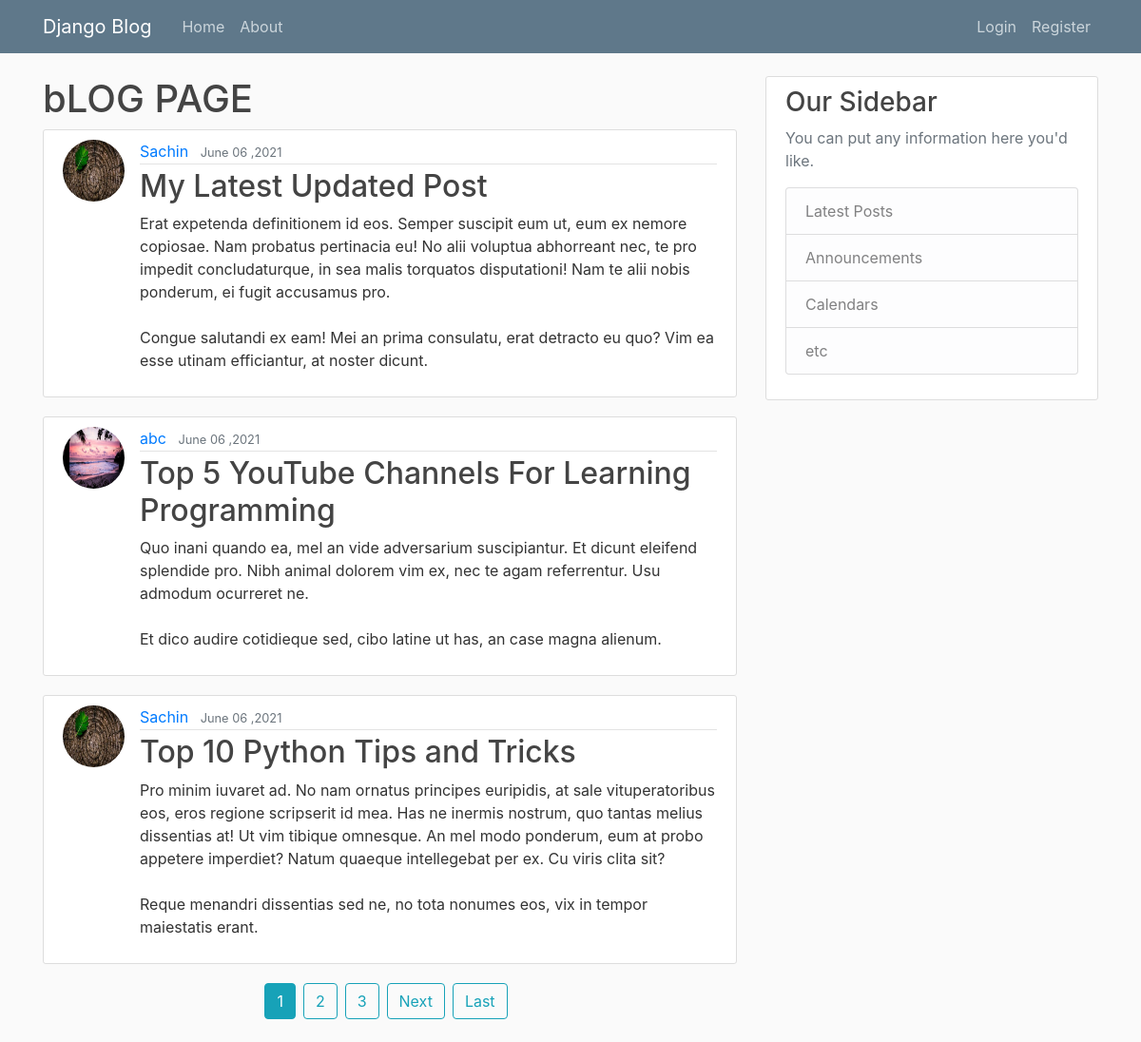
The page / on the database its author committed.
### blog/models.py (models this page shows, shortened)
class Post(models.Model):
    title = models.CharField(max_length=100, blank=False)
    content = models.TextField()
    date_posted = models.DateTimeField(default=timezone.now)
    author = models.ForeignKey(User, on_delete=models.CASCADE)

### user/models.py (models this page shows, shortened)
class profile(models.Model):
    user = models.OneToOneField(User, on_delete=models.CASCADE)
    image = models.ImageField(default='default.png', upload_to='profile_pic')

### blog/views.py (the view)
# urls.py: path('', postListView.as_view(), name='home'),
class postListView(ListView):
    model = Post
    template_name = 'blog/home.html'
    context_object_name = 'posts'
    ordering = ['-date_posted']
    paginate_by = 3

### templates/blog/home.html (shortened to what this page needs)
{% extends 'blog/base.html' %}
{%block content %}
<h1>bLOG PAGE</h1>
{% for i in posts %}
<article class="media content-section">
  <img class="rounded-circle article-img" src="{{ i.author.profile.image.url }}">
  <div class="media-body">
    <div class="article-metadata">
      <a class="mr-2" href="{% url 'blog:user-post' i.author.username %}">{{ i.author }}</a>
      <small class="text-muted">{{ i.date_posted|date:"F m ,Y" }}</small>
    </div>
    <h2><a class="article-title" href="{% url 'blog:post-detail' i.id %}">{{ i.title }}</a></h2>
    <p class="article-content">{{ i.content }}</p>
  </div>
</article>
{% endfor %}
<div class="d-flex justify-content-center">
{% if is_paginated %}
      {% for num in page_obj.paginator.page_range %}
        {% if page_obj.number == num %}
          <a class="btn btn-info mb-4 mr-2" href="?page={{ num }}">{{ num }}</a>
        {% elif num > page_obj.number|add:'-3' and num < page_obj.number|add:'3' %}
          <a class="btn btn-outline-info mb-4 mr-2" href="?page={{ num }}">{{ num }}</a>
        {% endif %}
      {% endfor %}
      {% if page_obj.has_next %}
        <a class="btn btn-outline-info mb-4 mr-2" href="?page={{ page_obj.next_page_number }}">Next</a>
        <a class="btn btn-outline-info mb-4 mr-2" href="?page={{ page_obj.paginator.num_pages }}">Last</a>
      {% endif %}
    {% endif %}
</div>
{% endblock content %}

### templates/blog/base.html (shortened to what this page needs)
<!DOCTYPE html>
{% load static %}
<html lang="en">
<head>
    <link rel="stylesheet" href="https://stackpath.bootstrapcdn.com/bootstrap/4.3.1/css/bootstrap.min.css">
    <link type="text/css" rel="stylesheet" href="{% static 'blog/master.css' %}">
</head>
<body>
<header class="site-header">
  <nav class="navbar navbar-expand-md navbar-dark bg-steel fixed-top">
    <div class="container">
      <a class="navbar-brand mr-4" href="/">Django Blog</a>
      <div class="collapse navbar-collapse" id="navbarToggle">
        <div class="navbar-nav mr-auto">
          <a class="nav-item nav-link" href="{% url 'blog:home'%}">Home</a>
          <a class="nav-item nav-link" href="{% url 'blog:about' %}">About</a>
        </div>
        <div class="navbar-nav">
            {% if user.is_authenticated %}
                <a class="nav-item nav-link" href="{% url 'blog:post-create' %}">Create</a>
                <a class="nav-item nav-link" href="{% url 'profile' %}">Profile</a>
                <a class="nav-item nav-link" href="{% url 'logout' %}">Logout</a>
            {% else %}
               <a class="nav-item nav-link" href="{% url 'login' %}">Login</a>
               <a class="nav-item nav-link" href="{% url 'register' %}">Register</a>
            {% endif %}
        </div>
      </div>
    </div>
  </nav>
</header>
<main role="main" class="container">
  <div class="row">
    <div class="col-md-8">
      {% block content %}{% endblock %}
    </div>
    <div class="col-md-4">
      <div class="content-section">
        <h3>Our Sidebar</h3>
        <p class='text-muted'>You can put any information here you'd like.
          <ul class="list-group">
            <li class="list-group-item list-group-item-light">Latest Posts</li>
            <li class="list-group-item list-group-item-light">Announcements</li>
            <li class="list-group-item list-group-item-light">Calendars</li>
            <li class="list-group-item list-group-item-light">etc</li>
          </ul>
        </p>
      </div>
    </div>
  </div>
</main>
</body>
</html>

### static/blog/master.css (style rules this page uses)
body { background: #fafafa; color: #333333; margin-top: 5rem; }
h1, h2, h3, h4, h5, h6 { color: #444444; }
ul { margin: 0; }
.bg-steel { background-color: #5f788a; }
.site-header .navbar-nav .nav-link { color: #cbd5db; }
.content-section { background: #ffffff; padding: 10px 20px; border: 1px solid #dddddd; border-radius: 3px; margin-bottom: 20px; }
.article-title { color: #444444; }
.article-content { white-space: pre-line; }
.article-img { height: 65px; width: 65px; margin-right: 16px; }
.article-metadata { padding-bottom: 1px; margin-bottom: 4px; border-bottom: 1px solid #e3e3e3 }

### rows shown on the page
Post: author.profile.image (picture), author "Sachin", date_posted "June 06 ,2021", title "My Latest Updated Post", content "Erat expetenda definitionem id eos. Semper suscipit eum ut, eum ex nemore copiosae. Nam probatus pertinacia eu! No alii voluptua abhorreant nec, te pro impedit concludaturque, in sea malis torquatos disputationi! Nam te alii nobis ponderum, ei fugit accusamus pro. Congue salutandi ex eam! Mei an prima consulatu, erat detracto eu quo? Vim ea esse utinam efficiantur, at noster dicunt."
Post: author.profile.image (picture), author "abc", date_posted "June 06 ,2021", title "Top 5 YouTube Channels For Learning Programming", content "Quo inani quando ea, mel an vide adversarium suscipiantur. Et dicunt eleifend splendide pro. Nibh animal dolorem vim ex, nec te agam referrentur. Usu admodum ocurreret ne. Et dico audire cotidieque sed, cibo latine ut has, an case magna alienum."
Post: author.profile.image (picture), author "Sachin", date_posted "June 06 ,2021", title "Top 10 Python Tips and Tricks", content "Pro minim iuvaret ad. No nam ornatus principes euripidis, at sale vituperatoribus eos, eros regione scripserit id mea. Has ne inermis nostrum, quo tantas melius dissentias at! Ut vim tibique omnesque. An mel modo ponderum, eum at probo appetere imperdiet? Natum quaeque intellegebat per ex. Cu viris clita sit? Reque menandri dissentias sed ne, no tota nonumes eos, vix in tempor maiestatis erant."

### other values the page prints
{{ num }} "1"
{{ num }} "2" "3"
